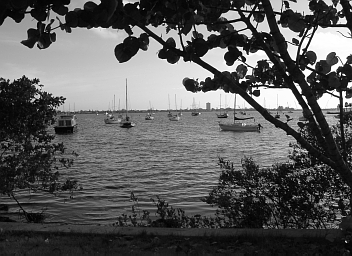
%> input picture Laboratório 2/boat.tif, 352 x 256 px
$ octave lab2_2.m   (GNU Octave 9; MATLAB toolbox functions it lacks are replaced by stand-ins)
%> lines starting %> are read from the running program, lines starting %| are printed output that depends on the picture
### Laboratório 2/my_histeq.m
% Laborat髍io 2 - Introdu玢o ao Processamento de Imagens
% Professor: Bruno Macchiavello
% Aluno: Marcos Paulo Cayres Rosa
% Matr韈ula: 14/0027131

function [output] = my_histeq(im);

acum = zeros(1,256);

[alt, lar] = size(im);
h = my_hist(im);
hnorm = h/(alt*lar);

acum = round(255*cumsum(hnorm));

for i = 1:alt
    for j = 1:lar
            Eq(i,j) = acum(im(i,j)+1);
    end
end
output = uint8(Eq);

### Laboratório 2/my_hist.m
% Laboratório 2 - Introdução ao Processamento de Imagens
% Professor: Bruno Macchiavello
% Aluno: Marcos Paulo Cayres Rosa
% Matrícula: 14/0027131

function [output] = my_hist(im);
% H = my_hist(im) calcula o histograma de uma imagem monocromática ou
% colorida
% Se im é bi-dimensional retorna um vetor H de dimensão 1x256; se
% tri-dimensional, 3x256, no qual cada linha é o histograma de cada canal
% de cor
s = size(im);
% S tem as dimensões de im

if length(s) == 3
    b = zeros(3,256);
    for i=1:1:s(3)
        for x=1:1:s(1)
            for y=1:1:s(2)
                t = im(x,y,i) + 1;
                b(i,t) = b(i,t) + 1;
            end
        end
    end
else if length(s) == 2
        b = zeros(256,1,'double');
        double t;
        for x=1:1:s(1)
            for y=1:1:s(2)
                if(im(x,y) == 255)
                    t = 256;
                else
                    t = im(x,y)+1;
                end
                    b(t) = b(t) + 1;
            end
        end

    end
end

output = b;

### Laboratório 2/lab2_2.m
% Laborat髍io 2 - Introdu玢o ao Processamento de Imagens
% Professor: Bruno Macchiavello
% Aluno: Marcos Paulo Cayres Rosa
% Matr韈ula: 14/0027131

clc;
clear all;
close all;

I = imread('boat.tif');
%> I is the input picture: size 256x352 uint8; min 0, max 255, mean 89.8

imshow(I); title('Imagem original'); figure;

A = my_histeq(I);
%> after the loop in my_hist, `for x=1:1:s(1)`: b = 256 values, max 1689 at index 17, min 56 at index 2, mean 352; t = 6
%> in my_hist, `output = b;`: output has the same summary as b
%> in my_histeq, `h = my_hist(im);`: h has the same summary as b in my_hist
%> in my_histeq, `hnorm = h/(alt*lar);`: hnorm = 256 values, max 0.0187 at index 17, min 0.000621 at index 2, mean 0.00391
%> in my_histeq, `acum = round(255*cumsum(hnorm));`: acum = 256 values from 0 to 255
%> after the loop in my_histeq, `for i = 1:alt`:
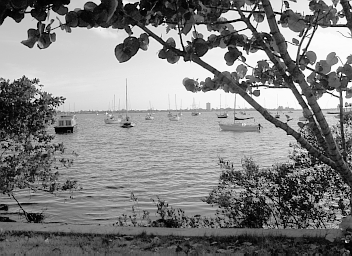
%> Eq: size 256x352 double; min 0, max 252, mean 128.4
imshow(A); title('Imagem equalizada'); figure;

[alt, lar] = size(I);
%> alt = 256; lar = 352
h1 = my_hist(I); h2 = my_hist(A);
%> after `h1 = my_hist(I)`: h1 has the same summary as b in my_hist
%> after `h2 = my_hist(A)`: h2 = 256 values, max 1689 at index 41, min 0 at index 6, mean 352
hnorm1 = h1/(alt*lar); hnorm2 = h2/(alt*lar);
%> after `hnorm1 = h1/(alt*lar)`: hnorm1 has the same summary as hnorm in my_histeq
%> after `hnorm2 = h2/(alt*lar)`: hnorm2 = 256 values, max 0.0187 at index 41, min 0 at index 6, mean 0.00391
tam = 1:length(h1);
%> tam = 256 values from 1 to 256

subplot(1,2,1); stem(tam,hnorm1); title('Imagem original'); grid on;
subplot(1,2,2); stem(tam,hnorm2); title('Imagem resultante'); grid on;
ylabel('Histograma normalizado');
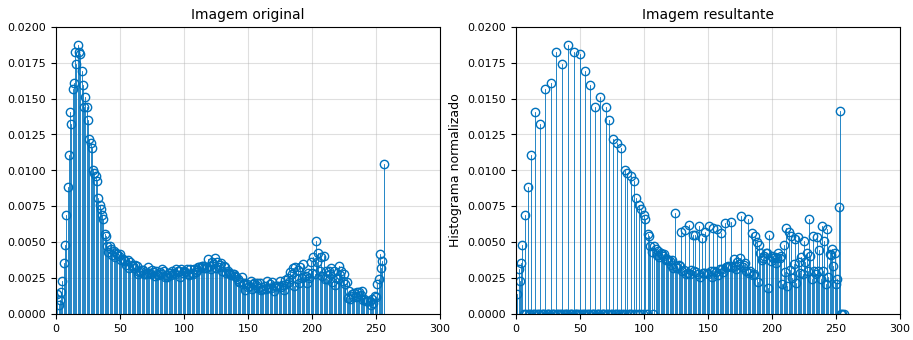
%> figure redrawn from the program's plot data, 2 panels; panel 1: highest point at x = 17, y = 0.0187; panel 2: highest point at x = 41, y = 0.0187

acum1 = cumsum(hnorm1);
%> acum1 = 256 values from 0.00141 to 1
acum2 = cumsum(hnorm2);
%> acum2 = 256 values from 0.00141 to 1

figure;
subplot(1,2,1); stem(tam,acum1); title('Imagem original'); grid on;
subplot(1,2,2); stem(tam,acum2); title('Imagem resultante'); grid on;
ylabel('Histograma acumulado');
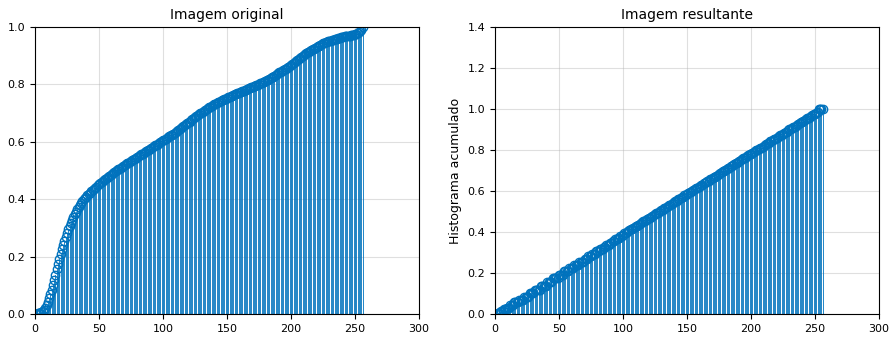
%> figure redrawn from the program's plot data, 2 panels; panel 1: highest point at x = 256, y = 1; panel 2: highest point at x = 253, y = 1

$ run again, with Laboratório 2/clown.tif copied over Laboratório 2/boat.tif
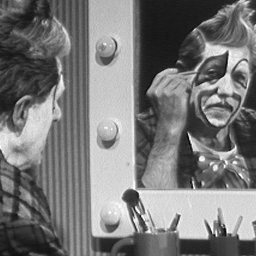
%> input picture Laboratório 2/clown.tif, 256 x 256 px
%> I is the input picture: size 256x256 uint8; min 3, max 255, mean 120.3
%> after the loop in my_hist, `for x=1:1:s(1)`: b = 256 values, max 721 at index 28, min 0 at index 1, mean 256; t = 60
%> in my_hist, `output = b;`: output has the same summary as b
%> h has the same summary as b in my_hist
%> hnorm = 256 values, max 0.011 at index 28, min 0 at index 1, mean 0.00391
%> acum = 256 values from 0 to 255
%> after the loop in my_histeq, `for i = 1:alt`:
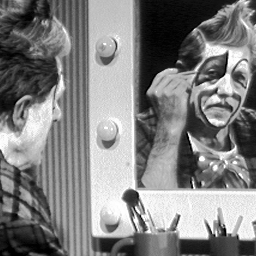
%> Eq: size 256x256 double; min 0, max 255, mean 128.2
%> h1 has the same summary as b in my_hist
%> h2 = 256 values, max 721 at index 10, min 0 at index 5, mean 256
%> hnorm1 has the same summary as hnorm in my_histeq
%> hnorm2 = 256 values, max 0.011 at index 10, min 0 at index 5, mean 0.00391
%> acum1 = 256 values from 0 to 1
%> acum2 = 256 values from 0.00148 to 1
%> `ylabel('Histograma acumulado');`:
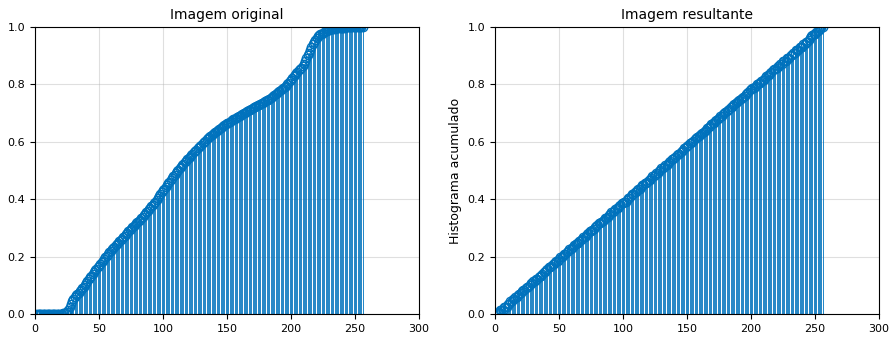
%> figure redrawn from the program's plot data, 2 panels; panel 1: highest point at x = 256, y = 1

$ run again, with Laboratório 2/mandrill.tif copied over Laboratório 2/boat.tif
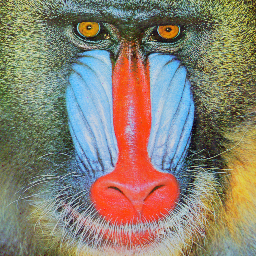
%> input picture Laboratório 2/mandrill.tif, 256 x 256 px
%> I is the input picture: size 256x256x3 uint8; mean R, G, B 137.6, 129.1, 113.3
%> after the loop in my_hist, `for i=1:1:s(3)`: b = 256 columns, first 8: [0 0 0 0 0 0 0 2; 2 1 1 0 1 2 1 4; 0 0 7 10 12 19 24 20]
%> in my_hist, `output = b;`: output has the same summary as b
%> h has the same summary as b in my_hist
%> hnorm = 256 columns, first 8: [0 0 0 0 0 0 0 1.02e-05; 1.02e-05 5.09e-06 5.09e-06 0 5.09e-06 1.02e-05 5.09e-06 2.03e-05; 0 0 3.56e-05 5.09e-05 6.1e-05 9.66e-05 0.000122 0.000102]
%> acum = 256 columns, first 8: [0 0 0 0 0 0 0 0; 0 0 0 0 0 0 0 0; 0 0 0 0 0 0 0 0]
%> after the loop in my_histeq, `for i = 1:alt`:
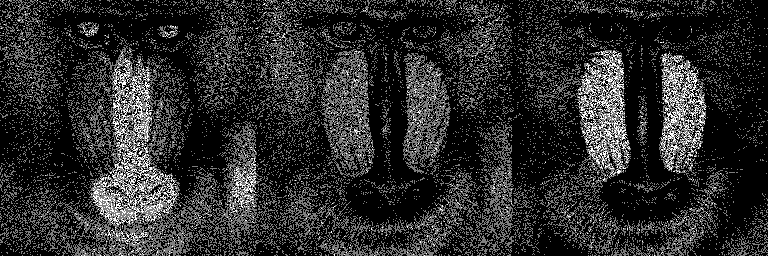
%> Eq: size 256x768 double; min 0, max 2, mean 0.347; drawn with min black and max white
%> h1 has the same summary as b in my_hist
%> h2 = 256 values, max 135321 at index 1, min 0 at index 4, mean 768
%> hnorm1 has the same summary as hnorm in my_histeq
%> hnorm2 = 256 values, max 0.688 at index 1, min 0 at index 4, mean 0.00391
%> acum1 = 256 columns, first 8: [0 0 0 0 0 0 0 1.02e-05; 1.02e-05 5.09e-06 5.09e-06 0 5.09e-06 1.02e-05 5.09e-06 3.05e-05; 1.02e-05 5.09e-06 4.07e-05 5.09e-05 6.61e-05 0.000107 0.000127 0.000132]
%> acum2 = 256 values from 0.688 to 1
%> `ylabel('Histograma acumulado');`:
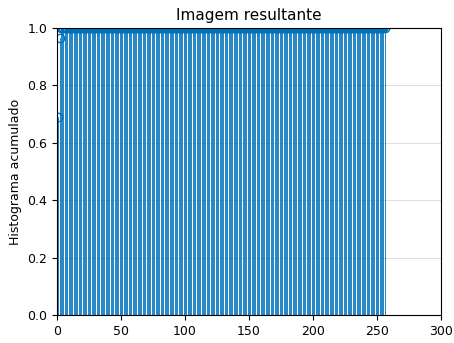
%> figure redrawn from the program's plot data; highest point at x = 3, y = 1
